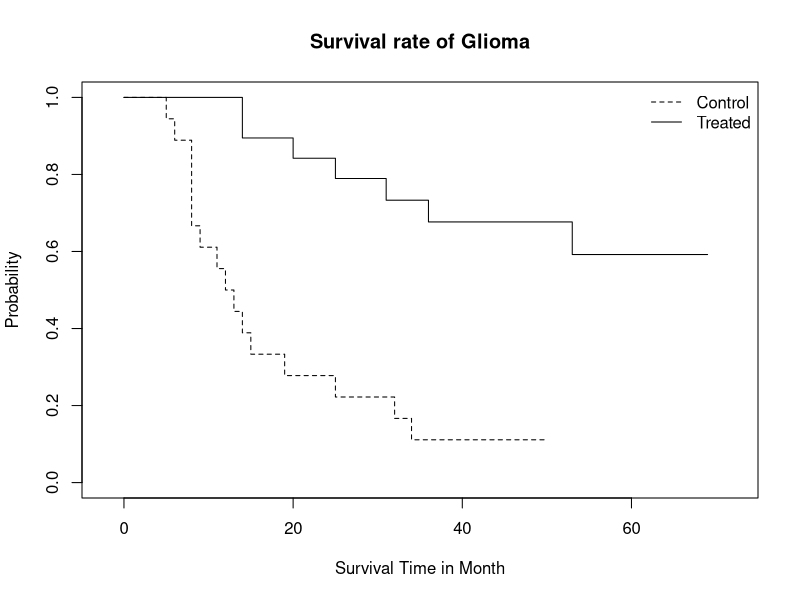
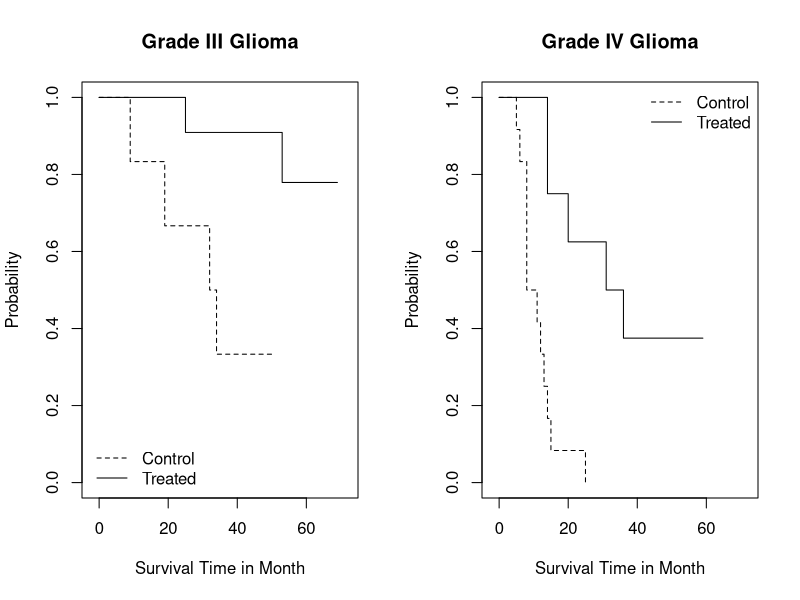

These charts were generated, in order, by the following R code:
# install.packages("coin")
library(coin)

str(glioma)

plot(survfit(Surv(time,event)~group, data=glioma),lty=2:1,
     main="Survival rate of Glioma", ylab = "Probability", xlab = "Survival Time in Month", xlim=c(-2,72)) 
legend("topright",lty=2:1,c("Control","Treated"),bty="n")

logrank_test(Surv(time,event)~group, data=glioma, distribution="exact")

cox.out<-coxph(Surv(time,event)~group,data=glioma) 
summary(cox.out)

par(mfrow=c(1,2)) 
g3 <- subset(glioma, histology == "Grade3") 
plot(survfit(Surv(time, event) ~ group, data = g3),
     main = "Grade III Glioma", lty = 2:1, ylab = "Probability", xlab = "Survival Time in Month", xlim = c(-2, 72)) 
legend("bottomleft", lty = 2:1, c("Control", "Treated"), bty = "n")

gbm <- subset(glioma, histology == "GBM") 
plot(survfit(Surv(time, event) ~ group, data = gbm),
     main = "Grade IV Glioma", lty = 2:1, ylab = "Probability", xlab = "Survival Time in Month", xlim = c(-2, 72)) 
legend("topright", lty = 2:1, c("Control", "Treated"), bty = "n")
       
logrank_test(Surv(time, event) ~ group, data = g3, distribution = "exact")

logrank_test(Surv(time, event) ~ group, data = gbm, distribution = "exact")

cox.g3<-coxph(Surv(time,event)~group,data=g3) 
summary(cox.g3)

cox.gbm<-coxph(Surv(time,event)~group,data=gbm)
summary(cox.gbm)
